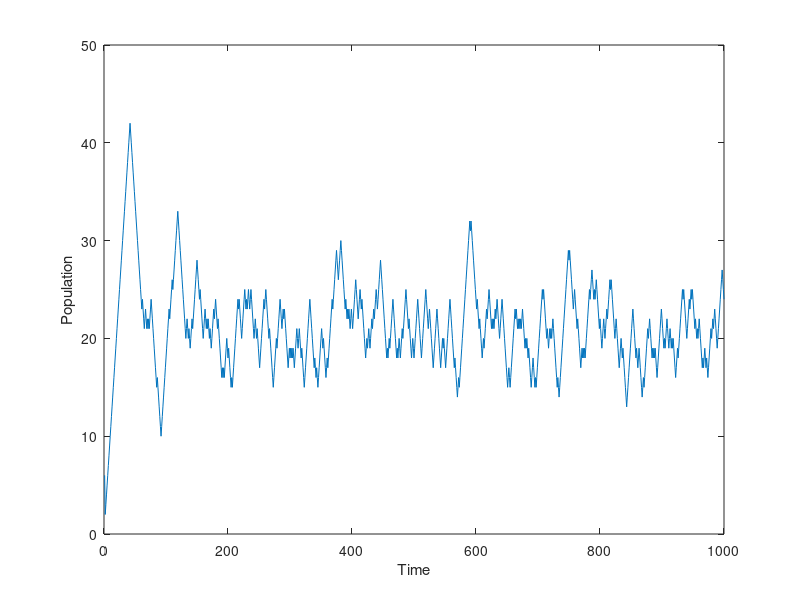

Write the MATLAB code that produced this figure.
clear all; close all;

% Params
n = 3;
a = 5;
u = 1;
mu = 500;
p = 0.0002;

% Constants
T = 1000;

% Initialize data
S = zeros(6, T); % Species at time t
S(1:end, 1) =  1;
R = zeros(n, 1); % Metabolites
N = zeros(T, 1); % Total number of species at time t

% Step in time
for t = 1:T
    % Update whole population
    N(t) = sum(S(:, t));
    if (N(t) == 0)
        break;
    end
    
    % Generate a time interval
    dt = exprnd(1/N(t), 1, 1);
    
    % Inflow of metabolites
    R(u) = R(u) + mu*dt;
    
    for k = 1:N(t)
        % Select one individual
        s = randsample(1:length(S(:, t)), 1, 1, S(:, t));

        % Calculating chosen organisms species (the ugly way);
        c = 0;
        for ii = 1:n
            for jj = ii:n
                if (c < s)
                    c = c + 1;
                    i = ii;
                    j = jj;
                else
                    jj = n;
                    ii = n;
                end
            end
        end
        
        % Reproduce
        if (i == j)
            q = (R(i)./(a + R(i))).*((R(i) - 1)./(a + R(i) - 1));
        else
            q = (R(i)./(a + R(i))).*(R(j)./(a + R(j)));
        end
        
        % If reproduction else death
        m = 0;
        while (m ~= s)
            m = randi(length(S(:, 1)));
        end
        
        if (rand < q)
            % Mutate
            if (rand >= p)
                m = s;
            end
            
            % Update
            if ((i+j) < (n+1))
                S(m, t+1) = S(m, t) + 1;
                %                 R(i) = R(i+j) + 1;
                R(i+j) = R(i+j) + 1;
            elseif ((i+j) == (n+1))
                S(m, t+1) = S(m, t) + 1;
                R(1) = R(1) + 1;
            else
                S(m, t+1) = S(m, t) + 1;
                %                 R(1) = R(1) + 1;
                %                 R(mod((i+j), (n+1))) = R(mod((i+j), (n+1))) + 1;
                R(1 + mod(i+j, n+1)) = R(1 + mod(i+j, n+1)) + 1;
            end
            
            % Metabolites consumed during reproduction
            R(i) = R(i) - 1;
            R(j) = R(j) - 1;
        else
            % Individual dies
            S(s, t+1) = S(s, t) - 1;
        end 
    end
end
N(t) = sum(S(:, t));

% Plot population
figure()
plot(1:t, N(1:t));
xlabel('Time')
ylabel('Population')